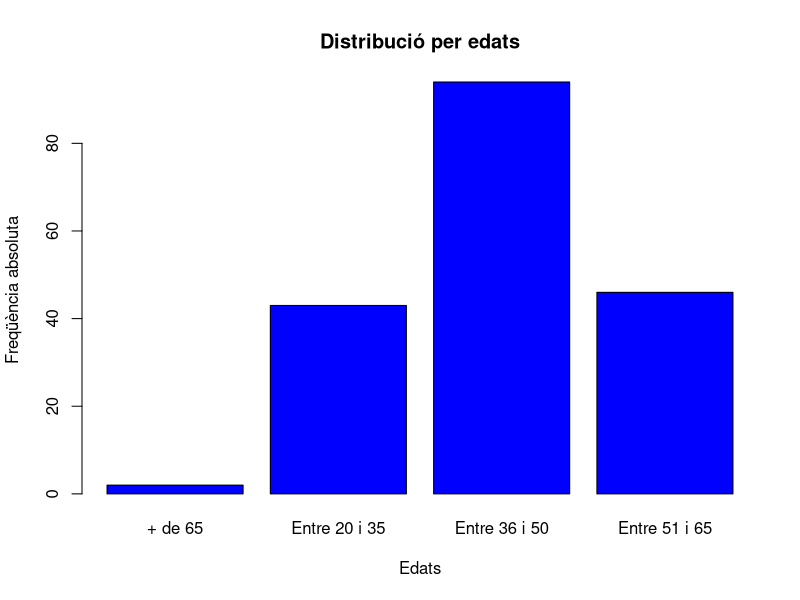
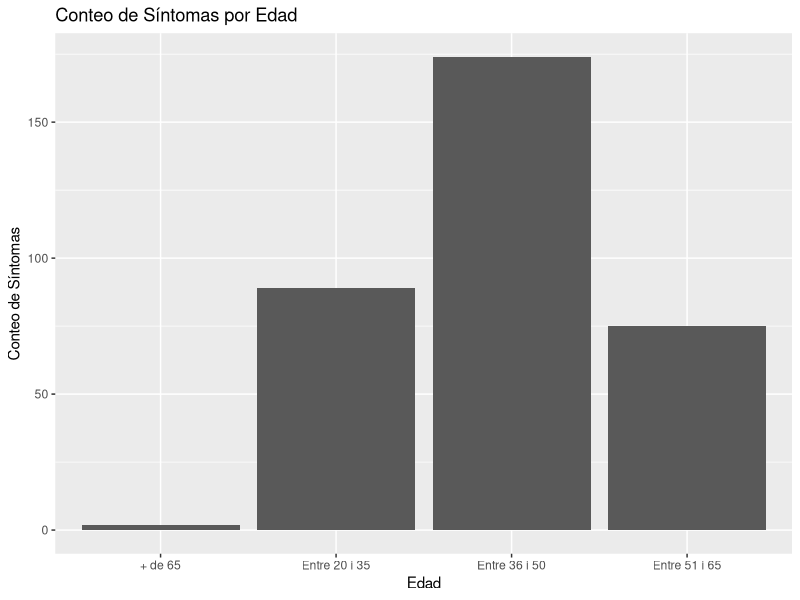

Recreate these plots in R, in order. (Note: this script raises an error after producing the figures.)
## ---- chunk 1

library(tidyverse)
library(scales)
library(ggplot2)
## ---- chunk 2

#Aquí primer renombram les columnes perquè sigui més fàcil d'entendre
dades <- read.csv("Salut_Vocal_anonimizada.csv", sep = ";") 
dades <- dades %>% rename(
  p1 = La.gent.em.sent.amb.dificultat.a.causa.de.la.meva.veu,
  p2 = La.gent.no.m.entén.en.llocs.sorollosos,
  p3 = Els.meus.problemes.amb.la.veu.alteren.la.meva.vida.personal.i.social,
  p4 = Em.sent.desplaçat.de.les.converses.per.la.meva.veu,
  p5 = El.meu.problema.amb.la.veu.afecta.el.rendiment.laboral,
  p6 = Not.que.necessit.tensar.la.gola..gargamella..per.produir.la.veu,
  p7 = La.qualitat.de.la.meva.veu.és.imprevisible,
  p8 = La.meva.veu.em.molesta,
  p9 = La.meva.veu.em.fa.sentir.certa.minusvalidesa,
  p10 = La.gent.em.pregunta..què.et.passa.amb.la.veu.
  )


#Ara el que feim és canviar els caràcters pels factors corresponents. Farem els a la mateixa columna del data frame.
dades <- dades %>% mutate(
    p1 = factor(p1, 
    levels = c("Mai", "Gairebé mai", "A vegades", "Gairebé sempre", "Sempre"), 
    labels = c(0,1,2,3,4)),
    
    p2 = factor(p2, 
    levels = c("Mai", "Gairebé mai", "A vegades", "Gairebé sempre", "Sempre"), 
    labels = c(0,1,2,3,4)),
    
    p3 = factor(p3, 
    levels = c("Mai", "Gairebé mai", "A vegades", "Gairebé sempre", "Sempre"), 
    labels = c(0,1,2,3,4)),
    
    p4 = factor(p4, 
    levels = c("Mai", "Gairebé mai", "A vegades", "Gairebé sempre", "Sempre"), 
    labels = c(0,1,2,3,4)),
    
    p5 = factor(p5, 
    levels = c("Mai", "Gairebé mai", "A vegades", "Gairebé sempre", "Sempre"), 
    labels = c(0,1,2,3,4)),
    
    
    p6 = factor(p6, 
    levels = c("Mai", "Gairebé mai", "A vegades", "Gairebé sempre", "Sempre"), 
    labels = c(0,1,2,3,4)),
    
    p7 = factor(p7, 
    levels = c("Mai", "Gairebé mai", "A vegades", "Gairebé sempre", "Sempre"), 
    labels = c(0,1,2,3,4)),
    
    p8 = factor(p8, 
    levels = c("Mai", "Gairebé mai", "A vegades", "Gairebé sempre", "Sempre"), 
    labels = c(0,1,2,3,4)),
    
    p9 = factor(p9, 
    levels = c("Mai", "Gairebé mai", "A vegades", "Gairebé sempre", "Sempre"), 
    labels = c(0,1,2,3,4)),
    
    p10 = factor(p10, 
    levels = c("Mai", "Gairebé mai", "A vegades", "Gairebé sempre", "Sempre"), 
    labels = c(0,1,2,3,4)),
    
    .keep = "all", .after = Fa.alguna.de.les.activitats.següents..Es.pot.marcar.més.d.una.opció
  )

#Ara hem de passar les dades a numèric.

dades <- dades %>%
  mutate(across(29:38, as.numeric))

#Ara afegim una columna amb el sumatori

dades2 <- dades %>%
  select(-last_col())

dades2 <- dades2 %>%
  rowwise() %>%  # Para aplicar la operación fila por fila
  mutate(SumaFila = sum(c_across(29:37), na.rm = TRUE)) %>%
  ungroup()
## ---- chunk 3
dades$Quina.edat.té. <- dades$Quina.edat.té. %>% factor(levels = c("Entre 20 i 35", "Entre 36 i 50", "Entre 51 i 65", "+ de 65"))
conteig <- dades2$Quina.edat.té. %>% table()  

barplot(conteig, 
        main = "Distribució per edats",         
        xlab = "Edats",       
        ylab = "Freqüència absoluta",    
        col = "blue",                      
        border = "black")
## ---- chunk 4
dades <-read.csv("Salut_Vocal_anonimizada.csv", sep = ";")
edat <- dades %>% select(Quina.edat.té.)
sintomes.aquest.mes <- dades %>% select(Aquest.mes.ha.tengut.algún.símptoma.vocal.dels.següents..Es.pot.marcar.més.d.una.opció)
baixa.veu <- dades %>% select(En.alguna.ocasió..ha.estat.de.baixa.laboral.per.problemes.de.veu.)
problemes.veu.22.23 <- dades %>% select(Ha.tengut.problemes.de.veu.importants.i.que.li.han.dificultat.la.feina.al.llarg.del.curs.2022.2023.)
## ---- chunk 5
dades$Aquest.mes.ha.tengut.algún.símptoma.vocal.dels.següents..Es.pot.marcar.més.d.una.opció <- as.character(dades$Aquest.mes.ha.tengut.algún.símptoma.vocal.dels.següents..Es.pot.marcar.més.d.una.opció)

sintomes.mes <- dades %>%
  separate_rows(Aquest.mes.ha.tengut.algún.símptoma.vocal.dels.següents..Es.pot.marcar.més.d.una.opció, sep = ",\\s*")

contar_sintomes_mes <- sintomes.mes %>% group_by(Quina.edat.té., Aquest.mes.ha.tengut.algún.símptoma.vocal.dels.següents..Es.pot.marcar.més.d.una.opció) %>%
  summarise(Conteo = n()) %>%
  ungroup()

contar_sintomes_mes
## ---- chunk 6
library(ggplot2)
ggplot(contar_sintomes_mes, aes(x = Quina.edat.té., y = Conteo)) +
  geom_bar(stat = "identity") +
  labs(title = "Conteo de Síntomas por Edad", x = "Edad", y = "Conteo de Síntomas")
## ---- chunk 7
# Convertir a numérico (puede generar NA si hay valores no convertibles)
dades$sintomes.aquest.mes <- as.numeric(as.character(sintomes.aquest.mes))

# Verificar si hay NA después de la conversión
sum(is.na(sintomes.aquest.mes))  # Ver cuántos NA hay

# Ver los valores únicos de la columna de síntomas
unique(sintomes.aquest.mes)

incidencia_por_edad <- dades %>%
  group_by(Quina.edat.té.) %>%  # Asegúrate de usar el nombre correcto de la columna de edad
  summarise(SumaSintomas = sum(sintomes.aquest.mes, na.rm = FALSE),  # Asegúrate de que sea numérico
            Conteo = n()) %>%
  mutate(IncidenciaPorcentaje = (SumaSintomas / Conteo) * 100)


## ---- chunk 8

ggplot(incidencia_por_edad, aes(x = edat, y = IncidenciaPorcentaje)) +
  geom_bar(stat = "identity", fill = "steelblue") +
  labs(title = "Incidencia de Síntomas Vocales por Edad",
       x = "Edad",
       y = "Porcentaje de Incidencia") +
  theme_minimal()
## ---- chunk 9
grafic2 <- dades2 %>% select(Quina.edat.té., SumaFila) %>% ggplot(aes(x = Quina.edat.té., y = SumaFila)) + geom_boxplot( color = "black") + labs(x = "Edat", y = "Puntuació") + ggtitle("Puntuació per edats") + theme_minimal()
grafic2
